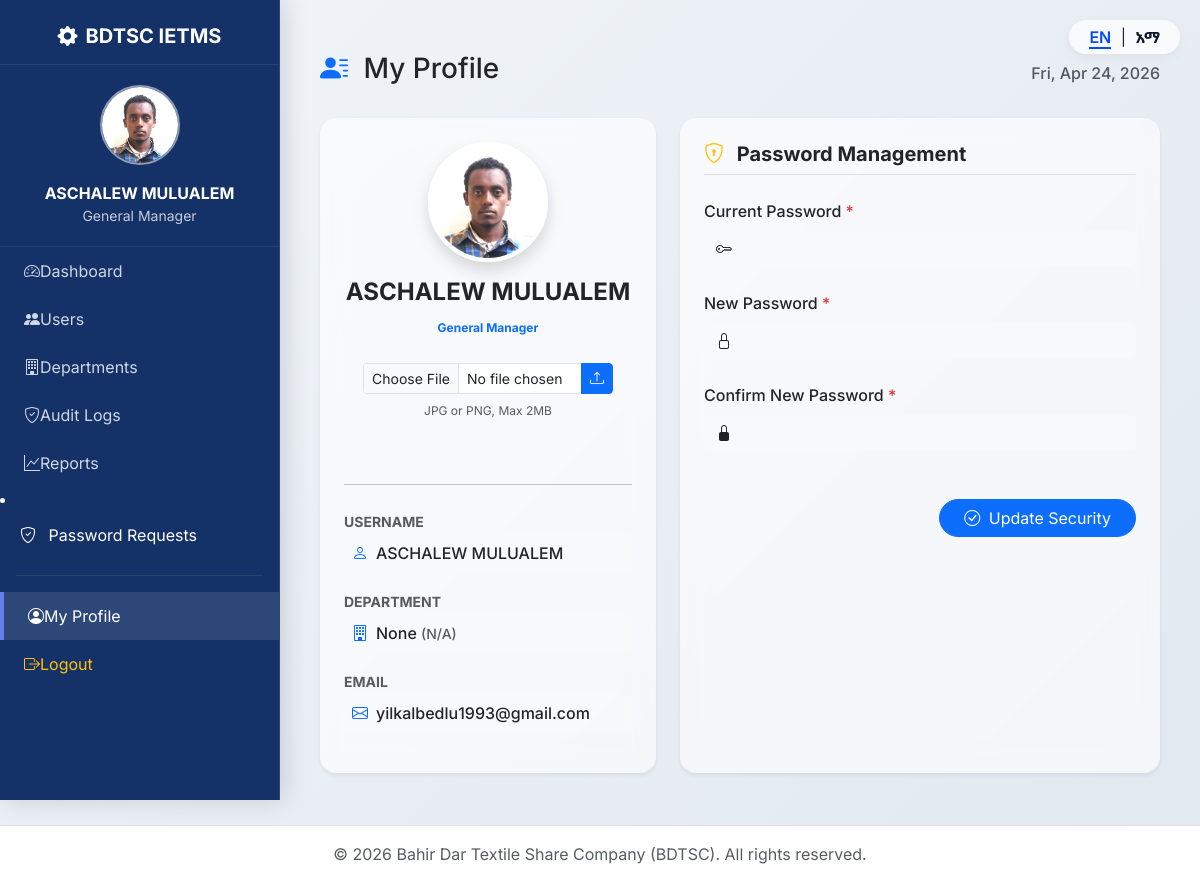
Screenshot of /auth/profile.php (signed in) with the database file from the repository.
### tables this page shows
CREATE TABLE IF NOT EXISTS `users` (
  `id` int NOT NULL AUTO_INCREMENT,
  `full_name` varchar(100) NOT NULL,
  `email` varchar(100) NOT NULL,
  `password` varchar(255) NOT NULL,
  `reset_token` varchar(255) DEFAULT NULL,
  `token_expiry` datetime DEFAULT NULL,
  `user_role` varchar(50) NOT NULL,
  `dept_id` int DEFAULT NULL,
  `status` enum('Active','Inactive') DEFAULT 'Active',
  `last_login` datetime DEFAULT NULL,
  `reset_approved` tinyint(1) NOT NULL DEFAULT '0',
  `profile_pic` varchar(255) DEFAULT 'default_user.jpg',
  PRIMARY KEY (`id`),
  UNIQUE KEY `email` (`email`),
  KEY `dept_id` (`dept_id`),
  KEY `idx_reset_token` (`reset_token`),
  CONSTRAINT `users_ibfk_1` FOREIGN KEY (`dept_id`) REFERENCES `departments` (`id`) ON DELETE SET NULL
);

### auth/profile.php (the view, shortened to what this page needs)
<?php
require_once '../includes/db.php';
$user_id = $_SESSION['user_id'];
$stmt = $pdo->prepare("SELECT u.*, d.dept_name, d.dept_type FROM users u LEFT JOIN departments d ON u.dept_id = d.id WHERE u.id = ?");
$stmt->execute([$user_id]);
$user = $stmt->fetch();
include '../includes/header_glass.php';
?>
<div class="container-fluid py-4">
    <div class="d-flex justify-content-between align-items-center mb-4">
        <h3><i class="bi bi-person-lines-fill me-2 text-primary"></i> My Profile</h3>
        <div class="text-muted fw-medium"><?php echo date('D, M d, Y'); ?></div>
    </div>
    <div class="row g-4">
        <div class="col-lg-5">
            <div class="card border-0 shadow-sm glass-card p-4 h-100">
                <div class="text-center mb-4">
                    <img src="<?php echo $image_path; ?>"
                         class="rounded-circle shadow"
                         width="120" height="120"
                         style="object-fit: cover; border: 4px solid #fff;"
                         onerror="this.src='https://ui-avatars.com/api/?name=<?php echo urlencode($user['full_name']); ?>&background=random&color=fff';">
                    <h4 class="fw-bold mt-3"><?php echo htmlspecialchars($user['full_name']); ?></h4>
                    <span class="badge bg-soft-primary text-primary mb-3"><?php echo htmlspecialchars($user['user_role']); ?></span>
                    <form action="upload_process.php" method="POST" enctype="multipart/form-data" class="mt-2">
                        <div class="input-group input-group-sm mx-auto" style="max-width: 250px;">
                            <input type="file" name="profile_image" class="form-control form-control-sm" accept="image/*" required>
                            <button class="btn btn-primary btn-sm" type="submit" name="submit">
                                <i class="bi bi-upload"></i>
                            </button>
                        </div>
                        <p class="text-muted mt-2" style="font-size: 0.75rem;">JPG or PNG, Max 2MB</p>
                    </form>
                </div>
                <hr class="opacity-25 my-4">
                <div class="mb-3">
                    <label class="small text-muted fw-bold text-uppercase">Username</label>
                    <div class="fw-medium p-2 bg-light rounded bg-opacity-50 text-dark">
                        <i class="bi bi-person me-2 text-primary"></i><?php echo htmlspecialchars($user['full_name']); ?>
                    </div>
                </div>
                <div class="mb-3">
                    <label class="small text-muted fw-bold text-uppercase">Department</label>
                    <div class="fw-medium p-2 bg-light rounded bg-opacity-50 text-dark">
                        <i class="bi bi-building me-2 text-primary"></i><?php echo htmlspecialchars($user['dept_name'] ?? 'None'); ?>
                        <span class="text-muted small">(<?php echo htmlspecialchars($user['dept_type'] ?? 'N/A'); ?>)</span>
                    </div>
                </div>
                <div class="mb-3">
                    <label class="small text-muted fw-bold text-uppercase">Email</label>
                    <div class="fw-medium p-2 bg-light rounded bg-opacity-50 text-dark">
                        <i class="bi bi-envelope me-2 text-primary"></i><?php echo htmlspecialchars($user['email'] ?? 'Not provided'); ?>
                    </div>
                </div>
            </div>
        </div>
        <div class="col-lg-7">
            <div class="card border-0 shadow-sm glass-card p-4 h-100">
                <h5 class="fw-bold mb-4 border-bottom pb-2"><i class="bi bi-shield-lock me-2 text-warning"></i> Password Management</h5>
                <form id="passwordForm">
                    <div class="mb-4">
                        <label class="form-label fw-medium">Current Password <span class="text-danger">*</span></label>
                        <div class="input-group">
                            <span class="input-group-text bg-light border-0"><i class="bi bi-key"></i></span>
                            <input type="password" id="current_password" name="current_password" class="form-control border-0 bg-light" required>
                        </div>
                    </div>
                    <div class="mb-4">
                        <label class="form-label fw-medium">New Password <span class="text-danger">*</span></label>
                        <div class="input-group">
                            <span class="input-group-text bg-light border-0"><i class="bi bi-lock"></i></span>
                            <input type="password" id="new_password" name="new_password" class="form-control border-0 bg-light" required minlength="6">
                        </div>
                    </div>
                    <div class="mb-5">
                        <label class="form-label fw-medium">Confirm New Password <span class="text-danger">*</span></label>
                        <div class="input-group">
                            <span class="input-group-text bg-light border-0"><i class="bi bi-lock-fill"></i></span>
                            <input type="password" id="confirm_password" name="confirm_password" class="form-control border-0 bg-light" required minlength="6">
                        </div>
                    </div>
                    <div class="text-end">
                        <button type="submit" class="btn btn-primary px-4 rounded-pill" id="btnUpdate">
                            <i class="bi bi-check-circle me-1"></i> Update Security
                        </button>
                    </div>
                </form>
            </div>
        </div>
    </div>
</div>
<?php include '../includes/footer_glass.php'; ?>

### assets/css/glassmorphism.css (style rules this page uses)
:root { --bdtsc-primary: #054ef7; --bdtsc-dark: #0f172a; --glass-bg: rgba(255, 255, 255, 0.6); --glass-border: rgba(255, 255, 255, 0.5); --glass-sidebar: rgba(15, 23, 42, 0.85); }
body { background: #f1f5f9; background: linear-gradient(135deg, #f1f5f9 0%, #e2e8f0 100%); background-attachment: fixed; }
.glass-card { background: var(--glass-bg); border-radius: 16px; box-shadow: 0 8px 32px rgba(31, 38, 135, 0.07); -webkit-backdrop-filter: blur(12px); backdrop-filter: blur(12px); border: 1px solid var(--glass-border); transition: transform 0.3s ease, box-shadow 0.3s ease; }

### includes/header_glass.php (style rules this page uses)
body { font-family: 'Inter', 'Noto Sans Ethiopic', sans-serif; }

### rows the page displays
users: full_name "ASCHALEW MULUALEM", user_role "General Manager", email "yilkalbedlu1993@gmail.com"

### other values shown
$full_name "ASCHALEW MULUALEM"
$user_role "General Manager"
__('dashboard') "Dashboard"
__('users') "Users"
__('departments') "Departments"
__('audit_logs') "Audit Logs"
__('reports') "Reports"
__('logout') "Logout"
$user['dept_name'] "None"
$user['dept_type'] "N/A"
